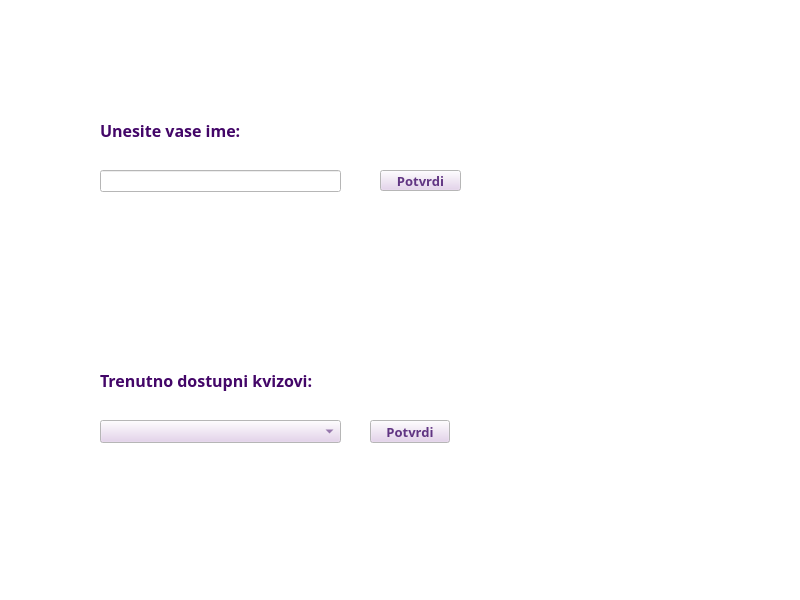
<?xml version="1.0" encoding="UTF-8"?>
<ui version="4.0">
 <class>Igra</class>
 <widget class="QWidget" name="Igra">
  <property name="geometry">
   <rect>
    <x>0</x>
    <y>0</y>
    <width>800</width>
    <height>600</height>
   </rect>
  </property>
  <property name="palette">
   <palette>
    <active>
     <colorrole role="WindowText">
      <brush brushstyle="SolidPattern">
       <color alpha="255">
        <red>67</red>
        <green>6</green>
        <blue>104</blue>
       </color>
      </brush>
     </colorrole>
     <colorrole role="Button">
      <brush brushstyle="SolidPattern">
       <color alpha="255">
        <red>227</red>
        <green>205</green>
        <blue>236</blue>
       </color>
      </brush>
     </colorrole>
     <colorrole role="Text">
      <brush brushstyle="SolidPattern">
       <color alpha="255">
        <red>97</red>
        <green>53</green>
        <blue>131</blue>
       </color>
      </brush>
     </colorrole>
     <colorrole role="ButtonText">
      <brush brushstyle="SolidPattern">
       <color alpha="255">
        <red>97</red>
        <green>53</green>
        <blue>131</blue>
       </color>
      </brush>
     </colorrole>
     <colorrole role="Base">
      <brush brushstyle="SolidPattern">
       <color alpha="255">
        <red>255</red>
        <green>255</green>
        <blue>255</blue>
       </color>
      </brush>
     </colorrole>
     <colorrole role="Window">
      <brush brushstyle="SolidPattern">
       <color alpha="255">
        <red>255</red>
        <green>255</green>
        <blue>255</blue>
       </color>
      </brush>
     </colorrole>
     <colorrole role="Shadow">
      <brush brushstyle="SolidPattern">
       <color alpha="255">
        <red>67</red>
        <green>6</green>
        <blue>104</blue>
       </color>
      </brush>
     </colorrole>
     <colorrole role="Highlight">
      <brush brushstyle="SolidPattern">
       <color alpha="255">
        <red>150</red>
        <green>136</green>
        <blue>238</blue>
       </color>
      </brush>
     </colorrole>
     <colorrole role="Link">
      <brush brushstyle="SolidPattern">
       <color alpha="255">
        <red>178</red>
        <green>87</green>
        <blue>224</blue>
       </color>
      </brush>
     </colorrole>
     <colorrole role="ToolTipText">
      <brush brushstyle="SolidPattern">
       <color alpha="255">
        <red>67</red>
        <green>6</green>
        <blue>104</blue>
       </color>
      </brush>
     </colorrole>
     <colorrole role="PlaceholderText">
      <brush brushstyle="SolidPattern">
       <color alpha="255">
        <red>67</red>
        <green>6</green>
        <blue>104</blue>
       </color>
      </brush>
     </colorrole>
     <colorrole role="Accent">
      <brush brushstyle="SolidPattern">
       <color alpha="255">
        <red>150</red>
        <green>136</green>
        <blue>238</blue>
       </color>
      </brush>
     </colorrole>
    </active>
    <inactive>
     <colorrole role="WindowText">
      <brush brushstyle="SolidPattern">
       <color alpha="255">
        <red>67</red>
        <green>6</green>
        <blue>104</blue>
       </color>
      </brush>
     </colorrole>
     <colorrole role="Button">
      <brush brushstyle="SolidPattern">
       <color alpha="255">
        <red>227</red>
        <green>205</green>
        <blue>236</blue>
       </color>
      </brush>
     </colorrole>
     <colorrole role="Text">
      <brush brushstyle="SolidPattern">
       <color alpha="255">
        <red>97</red>
        <green>53</green>
        <blue>131</blue>
       </color>
      </brush>
     </colorrole>
     <colorrole role="ButtonText">
      <brush brushstyle="SolidPattern">
       <color alpha="255">
        <red>97</red>
        <green>53</green>
        <blue>131</blue>
       </color>
      </brush>
     </colorrole>
     <colorrole role="Base">
      <brush brushstyle="SolidPattern">
       <color alpha="255">
        <red>255</red>
        <green>255</green>
        <blue>255</blue>
       </color>
      </brush>
     </colorrole>
     <colorrole role="Window">
      <brush brushstyle="SolidPattern">
       <color alpha="255">
        <red>255</red>
        <green>255</green>
        <blue>255</blue>
       </color>
      </brush>
     </colorrole>
     <colorrole role="Shadow">
      <brush brushstyle="SolidPattern">
       <color alpha="255">
        <red>67</red>
        <green>6</green>
        <blue>104</blue>
       </color>
      </brush>
     </colorrole>
     <colorrole role="Highlight">
      <brush brushstyle="SolidPattern">
       <color alpha="255">
        <red>150</red>
        <green>136</green>
        <blue>238</blue>
       </color>
      </brush>
     </colorrole>
     <colorrole role="Link">
      <brush brushstyle="SolidPattern">
       <color alpha="255">
        <red>178</red>
        <green>87</green>
        <blue>224</blue>
       </color>
      </brush>
     </colorrole>
     <colorrole role="ToolTipText">
      <brush brushstyle="SolidPattern">
       <color alpha="255">
        <red>67</red>
        <green>6</green>
        <blue>104</blue>
       </color>
      </brush>
     </colorrole>
     <colorrole role="PlaceholderText">
      <brush brushstyle="SolidPattern">
       <color alpha="255">
        <red>67</red>
        <green>6</green>
        <blue>104</blue>
       </color>
      </brush>
     </colorrole>
     <colorrole role="Accent">
      <brush brushstyle="SolidPattern">
       <color alpha="255">
        <red>150</red>
        <green>136</green>
        <blue>238</blue>
       </color>
      </brush>
     </colorrole>
    </inactive>
    <disabled>
     <colorrole role="WindowText">
      <brush brushstyle="SolidPattern">
       <color alpha="255">
        <red>201</red>
        <green>169</green>
        <blue>228</blue>
       </color>
      </brush>
     </colorrole>
     <colorrole role="Button">
      <brush brushstyle="SolidPattern">
       <color alpha="255">
        <red>227</red>
        <green>205</green>
        <blue>236</blue>
       </color>
      </brush>
     </colorrole>
     <colorrole role="Text">
      <brush brushstyle="SolidPattern">
       <color alpha="255">
        <red>201</red>
        <green>169</green>
        <blue>228</blue>
       </color>
      </brush>
     </colorrole>
     <colorrole role="ButtonText">
      <brush brushstyle="SolidPattern">
       <color alpha="255">
        <red>201</red>
        <green>169</green>
        <blue>228</blue>
       </color>
      </brush>
     </colorrole>
     <colorrole role="Base">
      <brush brushstyle="SolidPattern">
       <color alpha="255">
        <red>255</red>
        <green>255</green>
        <blue>255</blue>
       </color>
      </brush>
     </colorrole>
     <colorrole role="Window">
      <brush brushstyle="SolidPattern">
       <color alpha="255">
        <red>255</red>
        <green>255</green>
        <blue>255</blue>
       </color>
      </brush>
     </colorrole>
     <colorrole role="Shadow">
      <brush brushstyle="SolidPattern">
       <color alpha="255">
        <red>67</red>
        <green>6</green>
        <blue>104</blue>
       </color>
      </brush>
     </colorrole>
     <colorrole role="Highlight">
      <brush brushstyle="SolidPattern">
       <color alpha="255">
        <red>201</red>
        <green>169</green>
        <blue>228</blue>
       </color>
      </brush>
     </colorrole>
     <colorrole role="HighlightedText">
      <brush brushstyle="SolidPattern">
       <color alpha="255">
        <red>201</red>
        <green>169</green>
        <blue>228</blue>
       </color>
      </brush>
     </colorrole>
     <colorrole role="Link">
      <brush brushstyle="SolidPattern">
       <color alpha="255">
        <red>178</red>
        <green>87</green>
        <blue>224</blue>
       </color>
      </brush>
     </colorrole>
     <colorrole role="ToolTipText">
      <brush brushstyle="SolidPattern">
       <color alpha="255">
        <red>67</red>
        <green>6</green>
        <blue>104</blue>
       </color>
      </brush>
     </colorrole>
     <colorrole role="PlaceholderText">
      <brush brushstyle="SolidPattern">
       <color alpha="255">
        <red>67</red>
        <green>6</green>
        <blue>104</blue>
       </color>
      </brush>
     </colorrole>
     <colorrole role="Accent">
      <brush brushstyle="SolidPattern">
       <color alpha="255">
        <red>150</red>
        <green>136</green>
        <blue>238</blue>
       </color>
      </brush>
     </colorrole>
    </disabled>
   </palette>
  </property>
  <property name="font">
   <font>
    <family>Sawasdee</family>
    <pointsize>12</pointsize>
    <bold>true</bold>
   </font>
  </property>
  <property name="windowTitle">
   <string>Pocetak</string>
  </property>
  <widget class="QPushButton" name="pushButton_UnesiIme">
   <property name="geometry">
    <rect>
     <x>380</x>
     <y>170</y>
     <width>81</width>
     <height>21</height>
    </rect>
   </property>
   <property name="font">
    <font>
     <family>Sawasdee</family>
     <pointsize>10</pointsize>
     <bold>true</bold>
    </font>
   </property>
   <property name="text">
    <string>Potvrdi</string>
   </property>
  </widget>
  <widget class="QLabel" name="label">
   <property name="geometry">
    <rect>
     <x>100</x>
     <y>120</y>
     <width>201</width>
     <height>21</height>
    </rect>
   </property>
   <property name="palette">
    <palette>
     <active>
      <colorrole role="WindowText">
       <brush brushstyle="SolidPattern">
        <color alpha="255">
         <red>67</red>
         <green>6</green>
         <blue>104</blue>
        </color>
       </brush>
      </colorrole>
      <colorrole role="Button">
       <brush brushstyle="SolidPattern">
        <color alpha="255">
         <red>227</red>
         <green>205</green>
         <blue>236</blue>
        </color>
       </brush>
      </colorrole>
      <colorrole role="Text">
       <brush brushstyle="SolidPattern">
        <color alpha="255">
         <red>97</red>
         <green>53</green>
         <blue>131</blue>
        </color>
       </brush>
      </colorrole>
      <colorrole role="ButtonText">
       <brush brushstyle="SolidPattern">
        <color alpha="255">
         <red>97</red>
         <green>53</green>
         <blue>131</blue>
        </color>
       </brush>
      </colorrole>
      <colorrole role="Highlight">
       <brush brushstyle="SolidPattern">
        <color alpha="255">
         <red>150</red>
         <green>136</green>
         <blue>238</blue>
        </color>
       </brush>
      </colorrole>
     </active>
     <inactive>
      <colorrole role="WindowText">
       <brush brushstyle="SolidPattern">
        <color alpha="255">
         <red>67</red>
         <green>6</green>
         <blue>104</blue>
        </color>
       </brush>
      </colorrole>
      <colorrole role="Button">
       <brush brushstyle="SolidPattern">
        <color alpha="255">
         <red>227</red>
         <green>205</green>
         <blue>236</blue>
        </color>
       </brush>
      </colorrole>
      <colorrole role="Text">
       <brush brushstyle="SolidPattern">
        <color alpha="255">
         <red>97</red>
         <green>53</green>
         <blue>131</blue>
        </color>
       </brush>
      </colorrole>
      <colorrole role="ButtonText">
       <brush brushstyle="SolidPattern">
        <color alpha="255">
         <red>97</red>
         <green>53</green>
         <blue>131</blue>
        </color>
       </brush>
      </colorrole>
      <colorrole role="Highlight">
       <brush brushstyle="SolidPattern">
        <color alpha="255">
         <red>150</red>
         <green>136</green>
         <blue>238</blue>
        </color>
       </brush>
      </colorrole>
     </inactive>
     <disabled>
      <colorrole role="Button">
       <brush brushstyle="SolidPattern">
        <color alpha="255">
         <red>227</red>
         <green>205</green>
         <blue>236</blue>
        </color>
       </brush>
      </colorrole>
     </disabled>
    </palette>
   </property>
   <property name="font">
    <font>
     <family>Sawasdee</family>
     <pointsize>12</pointsize>
     <bold>true</bold>
    </font>
   </property>
   <property name="text">
    <string>Unesite vase ime:</string>
   </property>
  </widget>
  <widget class="QLineEdit" name="unosImena">
   <property name="geometry">
    <rect>
     <x>100</x>
     <y>170</y>
     <width>241</width>
     <height>22</height>
    </rect>
   </property>
   <property name="font">
    <font>
     <family>Sawasdee</family>
     <pointsize>11</pointsize>
     <bold>true</bold>
    </font>
   </property>
  </widget>
  <widget class="QComboBox" name="comboBox_izborKviza">
   <property name="geometry">
    <rect>
     <x>100</x>
     <y>420</y>
     <width>241</width>
     <height>23</height>
    </rect>
   </property>
   <property name="font">
    <font>
     <family>Sawasdee</family>
     <pointsize>10</pointsize>
     <bold>true</bold>
    </font>
   </property>
  </widget>
  <widget class="QPushButton" name="pushButton_izborKviza">
   <property name="geometry">
    <rect>
     <x>370</x>
     <y>420</y>
     <width>80</width>
     <height>23</height>
    </rect>
   </property>
   <property name="font">
    <font>
     <family>Sawasdee</family>
     <pointsize>10</pointsize>
     <bold>true</bold>
    </font>
   </property>
   <property name="text">
    <string>Potvrdi</string>
   </property>
  </widget>
  <widget class="QLabel" name="label_2">
   <property name="geometry">
    <rect>
     <x>100</x>
     <y>370</y>
     <width>271</width>
     <height>21</height>
    </rect>
   </property>
   <property name="font">
    <font>
     <family>Sawasdee</family>
     <pointsize>12</pointsize>
     <bold>true</bold>
    </font>
   </property>
   <property name="text">
    <string>Trenutno dostupni kvizovi:</string>
   </property>
  </widget>
  <widget class="QLabel" name="label_slika">
   <property name="geometry">
    <rect>
     <x>600</x>
     <y>0</y>
     <width>201</width>
     <height>601</height>
    </rect>
   </property>
   <property name="text">
    <string/>
   </property>
  </widget>
 </widget>
 <resources/>
 <connections/>
</ui>
